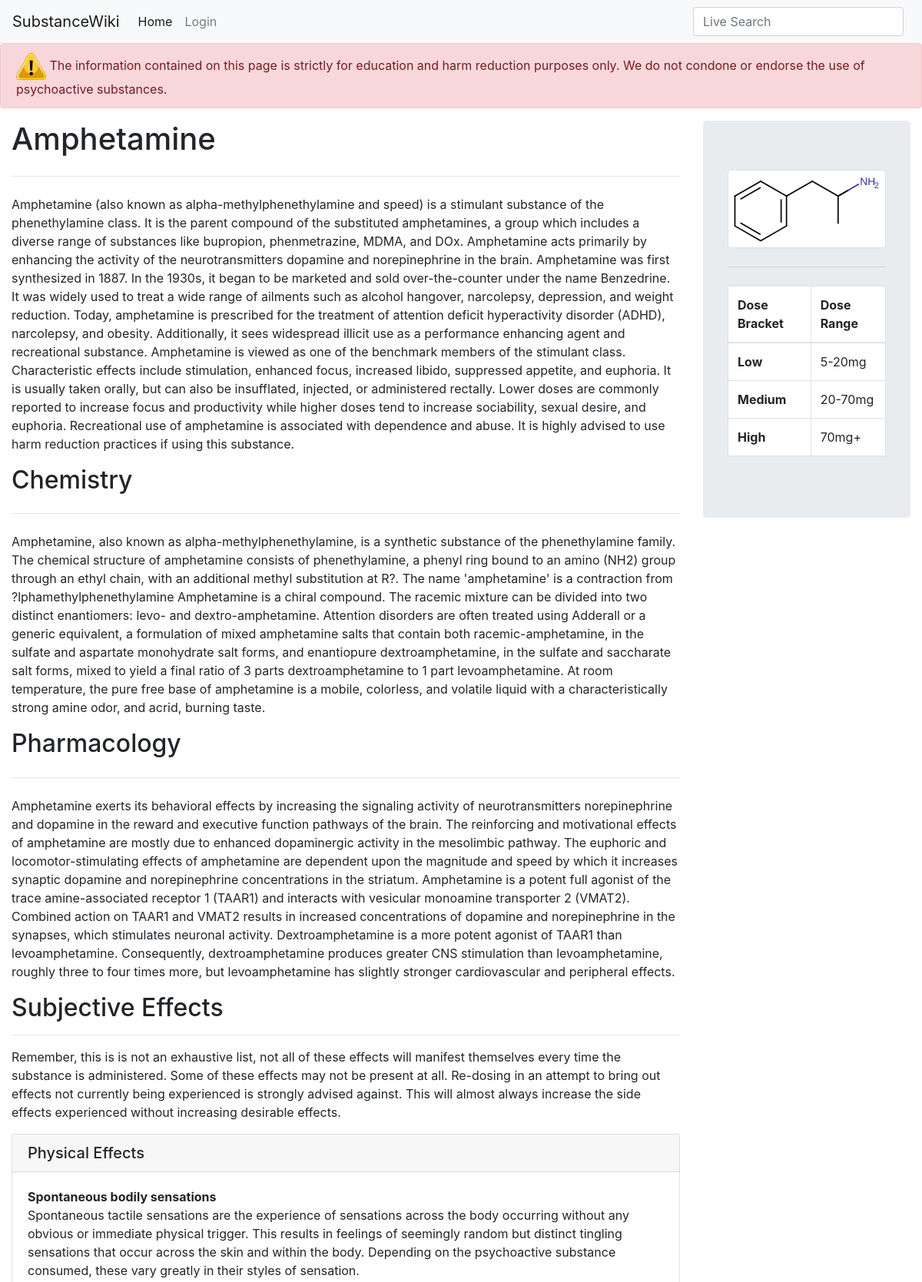
Page /substance.php?substance=Amphetamine (upper part) on the committed database.
### tables this page shows
CREATE TABLE `substances` (
  `SubstanceID` int(11) NOT NULL,
  `SubstanceName` text NOT NULL,
  `SubstanceDescription` text NOT NULL,
  `SubstancePharm` text NOT NULL,
  `SubstanceChemistry` text NOT NULL,
  `LowDoseRange` text NOT NULL,
  `MediumDoseRange` text NOT NULL,
  `HighDoseRange` text NOT NULL,
  `StructureImageName` text NOT NULL,
  `Effects` varchar(100) DEFAULT NULL
);

CREATE TABLE `effects` (
  `EffectID` int(10) NOT NULL,
  `EffectName` varchar(100) DEFAULT NULL,
  `EffectType` varchar(100) DEFAULT NULL,
  `EffectDescription` text
);

### substance.php (the view, shortened to what this page needs)
<!doctype html>
<html lang="en">
<head>
    <link rel="stylesheet" href="https://stackpath.bootstrapcdn.com/bootstrap/4.1.3/css/bootstrap.min.css">
    <link rel="stylesheet" type="text/css" href="styles/styles.css"/>
</head>
<body>
<?php include('connection.php');?>
<nav class="navbar navbar-expand-lg navbar-light bg-light">
    <a class="navbar-brand" href="#">SubstanceWiki</a>
    <div class="collapse navbar-collapse navmenu" id="navbarTogglerDemo02">
        <ul class="navbar-nav mr-auto mt-2 mt-lg-0">
            <li class="nav-item active">
                <a class="nav-link" href="index.php">Home<span class="sr-only">(current)</span></a>
            </li>
            <li class="nav-item">
                <a class="nav-link" href="admin.php">Login</a>
            </li>
        </ul>
        <div class="wrapper">
            <div class="div1"><form class="form-inline my-2 my-lg-0">
                <input class="form-control mr-sm-2" onkeyup="showResult(this.value)" type="search" placeholder="Live Search">
            </form></div>
        </div>
    </div>
</nav>
<?php
$substance = "\"".$_GET['substance']."\"";
$sql = "SELECT * FROM substances WHERE SubstanceName=" . $substance;
$result = $conn->query($sql);
if ($result->num_rows > 0) {
    while($row = $result->fetch_assoc()) {
        $name = $row["SubstanceName"];
        $desc = $row["SubstanceDescription"];
        $pharm = $row["SubstancePharm"];
        $chem = $row["SubstanceChemistry"];
        $lowdose = $row["LowDoseRange"];
        $middose = $row["MediumDoseRange"];
        $highdose = $row["HighDoseRange"];
        $img = $row["StructureImageName"];
    }
} else {
    echo "0 results";
}
?>
<div id="content">
    <div class="alert alert-danger endorsementAlert" role="alert">
        <img src="img/warning.png" style="object-fit: cover; height: 35px;">
        <span>The information contained on this page is strictly for education and harm reduction purposes only. We do not condone or endorse the use of psychoactive substances.</span>
    </div>
    <div class="container-fluid">
        <div class="row">
            <div class="col-lg-9">
                <h1><?php echo $name?></h1>
                <hr class="my-4"/>
                <p><?php echo $desc;?></p>
                <h2>Chemistry</h2>
                <hr class="my-4"/>
                <p><?php echo $chem?></p>
                <h2>Pharmacology</h2>
                <hr class="my-4"/>
                <p><?php echo $pharm ?></p>
                <h2>Subjective Effects</h2>
                <hr/>
                <p>Remember, this is is not an exhaustive list, not all of these effects will manifest themselves every
                    time the substance is administered. Some of these effects may not be present at all. Re-dosing in an attempt to bring out effects not currently being experienced
                    is strongly advised against. This will almost always increase the side effects experienced without increasing
                    desirable effects.</p>
                <div class="card">
                    <h5 class="card-header">Physical Effects</h5>
                    <div class="card-body">
                        <dl>
                        <?php
                        $sql = "SELECT Effects FROM substances WHERE SubstanceName=" . $substance;
                        $result = $conn->query($sql);
                        if ($result->num_rows > 0) {
                            while($row = $result->fetch_assoc()) {
                                $effectIDs = $row["Effects"];
                            }
                        }
                        $effects = str_replace(",", "','", $effectIDs);
                        $sql = "SELECT * FROM effects WHERE EffectID IN('" . $effects ."');";
                        $result = $conn->query($sql);
                        if ($result->num_rows > 0) {
                            while($row = $result->fetch_assoc()) {
                                if ($row["EffectType"] == "Physical"){
                                    echo "<dt>" . $row["EffectName"] ."</dt>
                                        <dd>" . $row["EffectDescription"] . "</dd>";
                                }
                            }
                        }
                        ?>
                        </dl>
                    </div>
                </div>
                <br>
            </div>
            <div class="col-lg-3">
                <div class="jumbotron">
                    <img class="img-thumbnail" style="width: 100%" src="<?php echo "img/".$img?>" >
                    <hr class="my-4">
                    <table class="table table-bordered" style="background: white;">
                        <thead>
                        <tr>
                            <th scope="col">Dose Bracket</th>
                            <th scope="col">Dose Range</th>
                        </tr>
                        </thead>
                        <tbody>
                        <tr>
                            <th scope="row">Low</th>
                            <td><?php echo $lowdose?></td>
                        </tr>
                        <tr>
                            <th scope="row">Medium</th>
                            <td><?php echo $middose?></td>
                        </tr>
                        <tr>
                            <th scope="row">High</th>
                            <td><?php echo $highdose?></td>
                        </tr>
                        </tbody>
                    </table>
                </div>
            </div>
        </div>
    </div>
</div>
</body>
</html>

### styles/styles.css (style rules this page uses)
.div1 { margin: 0px auto; }
.endorsementAlert { z-index: 1; }

### rows in the picture
substances: SubstanceName "Amphetamine", SubstanceDescription "Amphetamine (also known as alpha-methylphenethylamine and speed) is a stimulant substance of the phenethylamine class. It is the parent compound of the substituted amphetamines, a group which includes a diverse range of substances like bupropion, phenmetrazine, MDMA, and DOx. Amphetamine acts primarily by enhancing the activity of the neurotransmitters dopamine and norepinephrine in the brain. Amphetamine was first synthesized in 1887. In the 1930s, it began to be marketed and sold over-the-counter under the name Benzedrine. It was widely used to treat a wide range of ailments such as alcohol hangover, narcolepsy, depression, and weight reduction. Today, amphetamine is prescribed for the…", SubstanceChemistry "Amphetamine, also known as alpha-methylphenethylamine, is a synthetic substance of the phenethylamine family. The chemical structure of amphetamine consists of phenethylamine, a phenyl ring bound to an amino (NH2) group through an ethyl chain, with an additional methyl substitution at R?. The name 'amphetamine' is a contraction from ?lphamethylphenethylamine Amphetamine is a chiral compound. The racemic mixture can be divided into two distinct enantiomers: levo- and dextro-amphetamine. Attention disorders are often treated using Adderall or a generic equivalent, a formulation of mixed amphetamine salts that contain both racemic-amphetamine, in the sulfate and aspartate monohydrate salt…", SubstancePharm "Amphetamine exerts its behavioral effects by increasing the signaling activity of neurotransmitters norepinephrine and dopamine in the reward and executive function pathways of the brain. The reinforcing and motivational effects of amphetamine are mostly due to enhanced dopaminergic activity in the mesolimbic pathway. The euphoric and locomotor-stimulating effects of amphetamine are dependent upon the magnitude and speed by which it increases synaptic dopamine and norepinephrine concentrations in the striatum. Amphetamine is a potent full agonist of the trace amine-associated receptor 1 (TAAR1) and interacts with vesicular monoamine transporter 2 (VMAT2). Combined action on TAAR1 and VMAT2…", StructureImageName (picture), LowDoseRange "5-20mg", MediumDoseRange "20-70mg", HighDoseRange "70mg+"
effects: EffectName "Spontaneous bodily sensations", EffectDescription "Spontaneous tactile sensations are the experience of sensations across the body occurring without any obvious or immediate physical trigger. This results in feelings of seemingly random but distinct tingling sensations that occur across the skin and within the body. Depending on the psychoactive substance consumed, these vary greatly in their styles of sensation."
